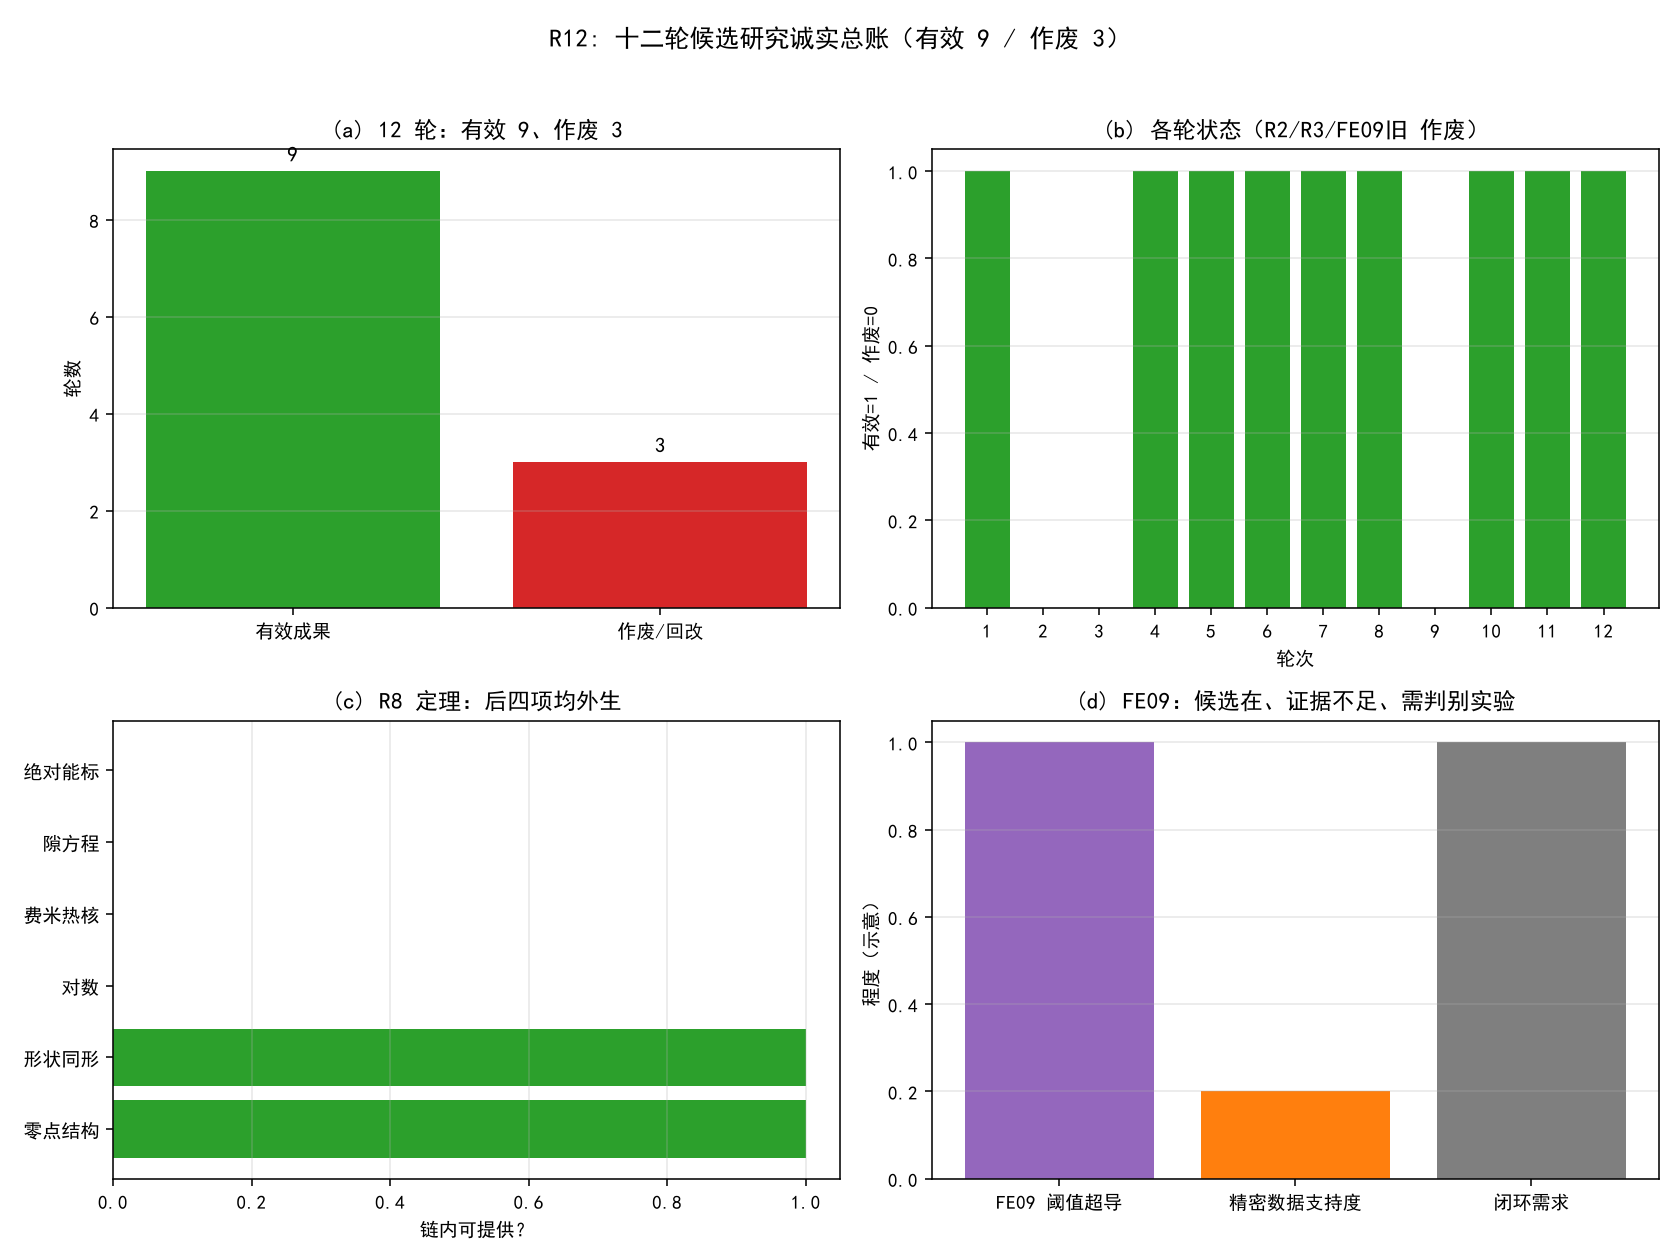

The Python source for this figure:
# -*- coding: utf-8 -*-
"""
R12: 十二轮候选研究诚实总账总图——有效/作废/开放的分布与轮次时间线。
只汇总状态，不拟合。仅用 matplotlib。
运行：python "10 探索/超导第一性研究/04_计算验证/全链核对总图.py"
"""
import os
import matplotlib
matplotlib.use("Agg")
import matplotlib.pyplot as plt

plt.rcParams["font.sans-serif"] = ["SimHei", "Microsoft YaHei"]
plt.rcParams["axes.unicode_minus"] = False

HERE = os.path.dirname(os.path.abspath(__file__))
ROUNDS = list(range(1, 13))
STATUS = ["有效", "作废", "作废", "有效", "有效", "有效",
          "有效", "有效", "作废", "有效", "有效", "有效"]
LABELS = ["R1 λ几何", "R2 Cooper对数", "R3 全链拉通", "R4 模和no-go",
          "R5 DOS形状", "R6 数据对照", "R7 热核no-go", "R8 不可能性",
          "FE09 旧(作废)", "R10 核修正", "R11 证伪判别", "R12 总账"]

COLORS = {"有效": "tab:green", "作废": "tab:red", "开放": "tab:gray"}


def main():
    fig, axes = plt.subplots(2, 2, figsize=(12, 9))

    # (a) 有效/作废计数
    ax = axes[0, 0]
    eff = STATUS.count("有效")
    ret = STATUS.count("作废")
    ax.bar(["有效成果", "作废/回改"], [eff, ret],
           color=[COLORS["有效"], COLORS["作废"]])
    for i, v in enumerate([eff, ret]):
        ax.text(i, v + 0.2, str(v), ha="center", fontsize=11)
    ax.set_ylabel("轮数")
    ax.set_title("(a) 12 轮：有效 9、作废 3")
    ax.grid(alpha=0.3, axis="y")

    # (b) 轮次状态时间线
    ax = axes[0, 1]
    ys = [1 if s == "有效" else 0 for s in STATUS]
    ax.bar(ROUNDS, ys, color=[COLORS[s] for s in STATUS])
    ax.set_xticks(ROUNDS)
    ax.set_xlabel("轮次")
    ax.set_ylabel("有效=1 / 作废=0")
    ax.set_title("(b) 各轮状态（R2/R3/FE09旧 作废）")
    ax.grid(alpha=0.3, axis="y")

    # (c) 链能给的 vs 不能给的
    ax = axes[1, 0]
    labels = ["零点结构", "形状同形", "对数", "费米热核", "隙方程", "绝对能标"]
    vals = [1, 1, 0, 0, 0, 0]
    cols = [COLORS["有效"] if v else COLORS["作废"] for v in vals]
    ax.barh(labels, vals, color=cols)
    ax.set_xlabel("链内可提供？")
    ax.set_title("(c) R8 定理：后四项均外生")
    ax.grid(alpha=0.3, axis="x")

    # (d) 候选理论状态
    ax = axes[1, 1]
    labels = ["FE09 阈值超导", "精密数据支持度", "闭环需求"]
    vals = [1, 0.2, 1]  # 示意：候选存在、数据支持弱、需授权/实验
    ax.bar(labels, vals, color=["tab:purple", "tab:orange", "tab:gray"])
    ax.set_ylabel("程度（示意）")
    ax.set_title("(d) FE09：候选在、证据不足、需判别实验")
    ax.grid(alpha=0.3, axis="y")

    fig.suptitle("R12: 十二轮候选研究诚实总账（有效 9 / 作废 3）", fontsize=13)
    fig.tight_layout(rect=[0, 0, 1, 0.96])
    png = os.path.join(HERE, "全链核对总图.png")
    fig.savefig(png, dpi=140)
    plt.close(fig)
    print(f"图像: {png}")


if __name__ == "__main__":
    main()
